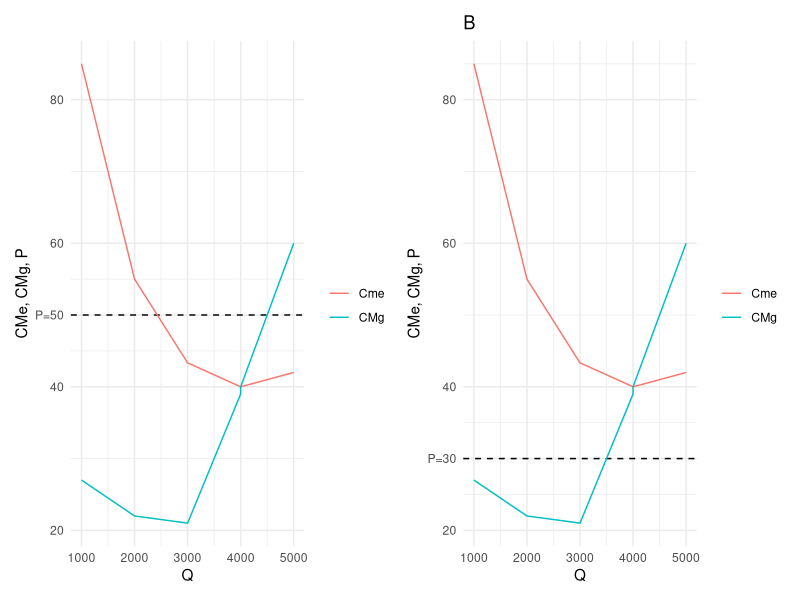

Write the R code that produced this figure.
## ---- chunk 1

library(tidyverse)
library(tidyr)

datos <- tibble( 
 q = c(0, 1000, 2000, 3000, 3999, 4000, 4001, 5000), 
 CT = c(55000, 85000, 110000, 130000, 159960.01, 160000, 160040.01, 210000), 
 CMg = c(NA, 27, 22, 21, 38.98, 40, 40.02, 60), 
 Precio=40) %>% 
  mutate(Cme=CT/q) %>% 
  select(-CT) %>% 
  pivot_longer(cols=-q)
## ---- chunk 2
library(patchwork)

a <- datos %>%
  filter(name!="Precio") %>% 
  ggplot(aes(q, value, color=name)) +
  geom_hline(yintercept = 50, linetype="dashed") +
  geom_line() + 
  scale_color_discrete("") +
  scale_x_continuous(limits = c(1e3, 5e3)) +
  scale_y_continuous(breaks=c(20, 40, 50, 60, 80),
                     labels=c("20", "40", "P=50", "60", "80")) +
  theme_minimal() +
  labs(x="Q", y="CMe, CMg, P", "A")

b <- datos %>%
  filter(name!="Precio") %>% 
  ggplot(aes(q, value, color=name)) +
  geom_hline(yintercept = 30, linetype="dashed") +
  geom_line() + 
  scale_color_discrete("") +
  scale_x_continuous(limits = c(1e3, 5e3)) +
  scale_y_continuous(breaks=c(20, 30, 40, 60, 80),
                     labels=c("20", "P=30", "40", "60", "80")) +
  theme_minimal() +
  labs(x="Q", y="CMe, CMg, P", title="B")

a +  b

